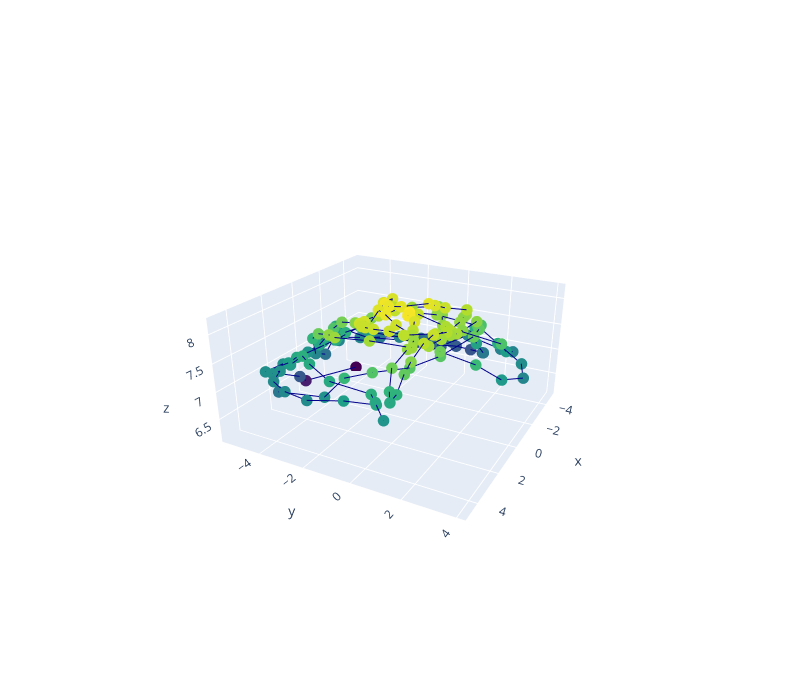

Here is the notebook cell this chart was saved with:
### Code cell
import plotly.graph_objects as go
import pandas as pd
import numpy as np

fig = go.Figure(data=go.Scatter3d(
    x=x, y=y, z=z,
    marker=dict(
        size=4,
        color=z,
        colorscale='Viridis',
    ),
    line=dict(
        color='darkblue',
        width=2
    )
))

fig.update_layout(
    width=800,
    height=700,
    autosize=False,
    scene=dict(
        camera=dict(
            up=dict(
                x=5,
                y=0,
                z=1
            ),
            eye=dict(
                x=2,
                y=1.0707,
                z=1,
            )
        ),
        aspectratio = dict( x=1, y=1, z=0.5 ),
        aspectmode = 'manual'
    ),
)

fig.show()

### Figure 1 — Plotly figure (JSON) as saved in the notebook; plotly's stock layout.template omitted (floating-point values rounded to 4 significant figures; data arrays with more than 128 entries replaced by an {"elided": "..."} marker saying what was removed)
{"data": [{"line": {"color": "darkblue", "width": 2}, "marker": {"color": {"elided": "200 float values"}, "colorscale": [[0, "#440154"], [0.1111, "#482878"], [0.2222, "#3e4989"], [0.3333, "#31688e"], [0.4444, "#26828e"], [0.5556, "#1f9e89"], [0.6667, "#35b779"], [0.7778, "#6ece58"], [0.8889, "#b5de2b"], [1, "#fde725"]], "size": 4}, "type": "scatter3d", "x": {"elided": "200 float values"}, "y": {"elided": "200 float values"}, "z": {"elided": "200 float values"}}], "layout": {"autosize": false, "height": 700, "scene": {"aspectmode": "manual", "aspectratio": {"x": 1, "y": 1, "z": 0.5}, "camera": {"eye": {"x": 2, "y": 1.071, "z": 1}, "up": {"x": 5, "y": 0, "z": 1}}}, "width": 800}}
